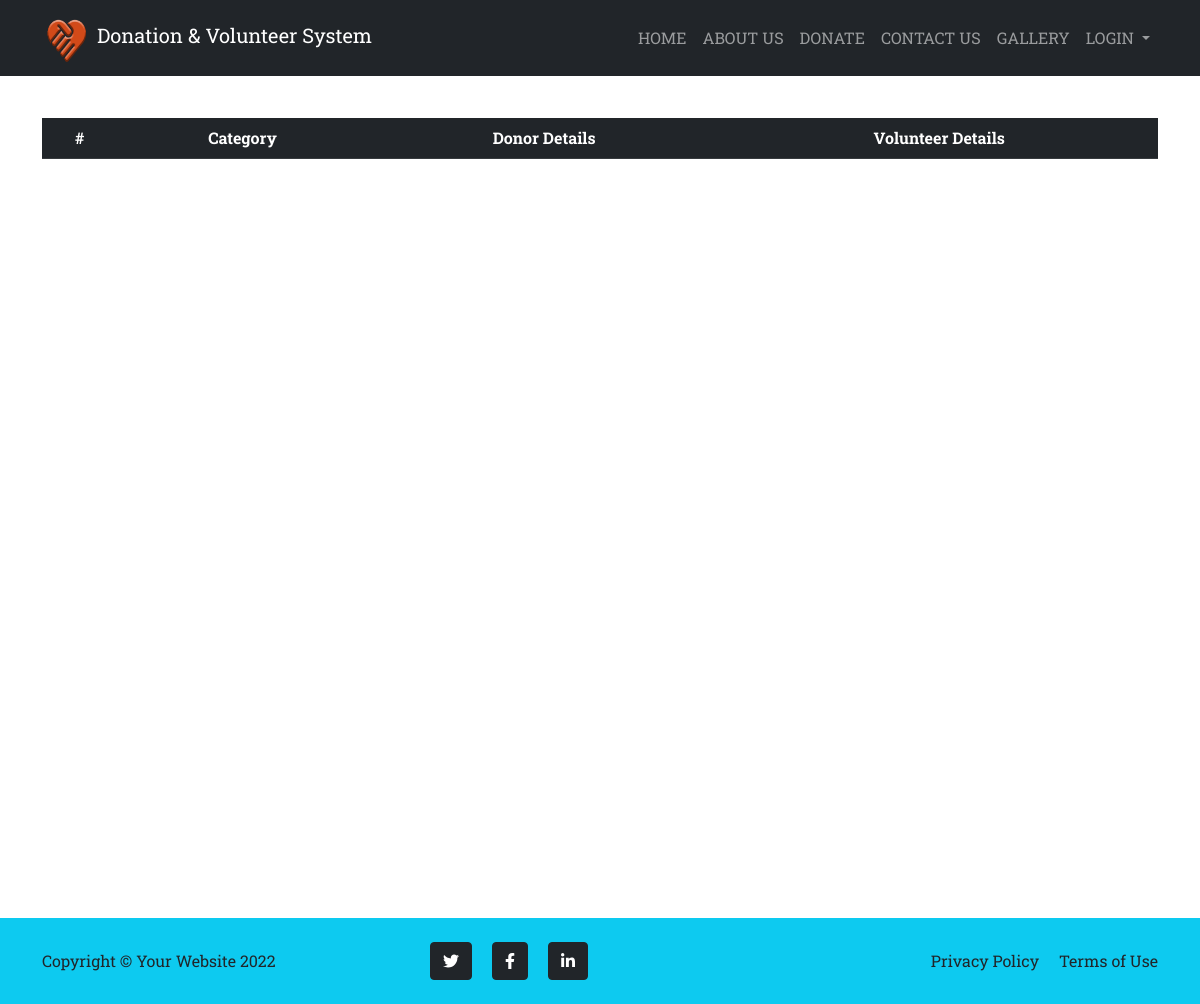
/gallery/, run on an earlier commit of the app's database.
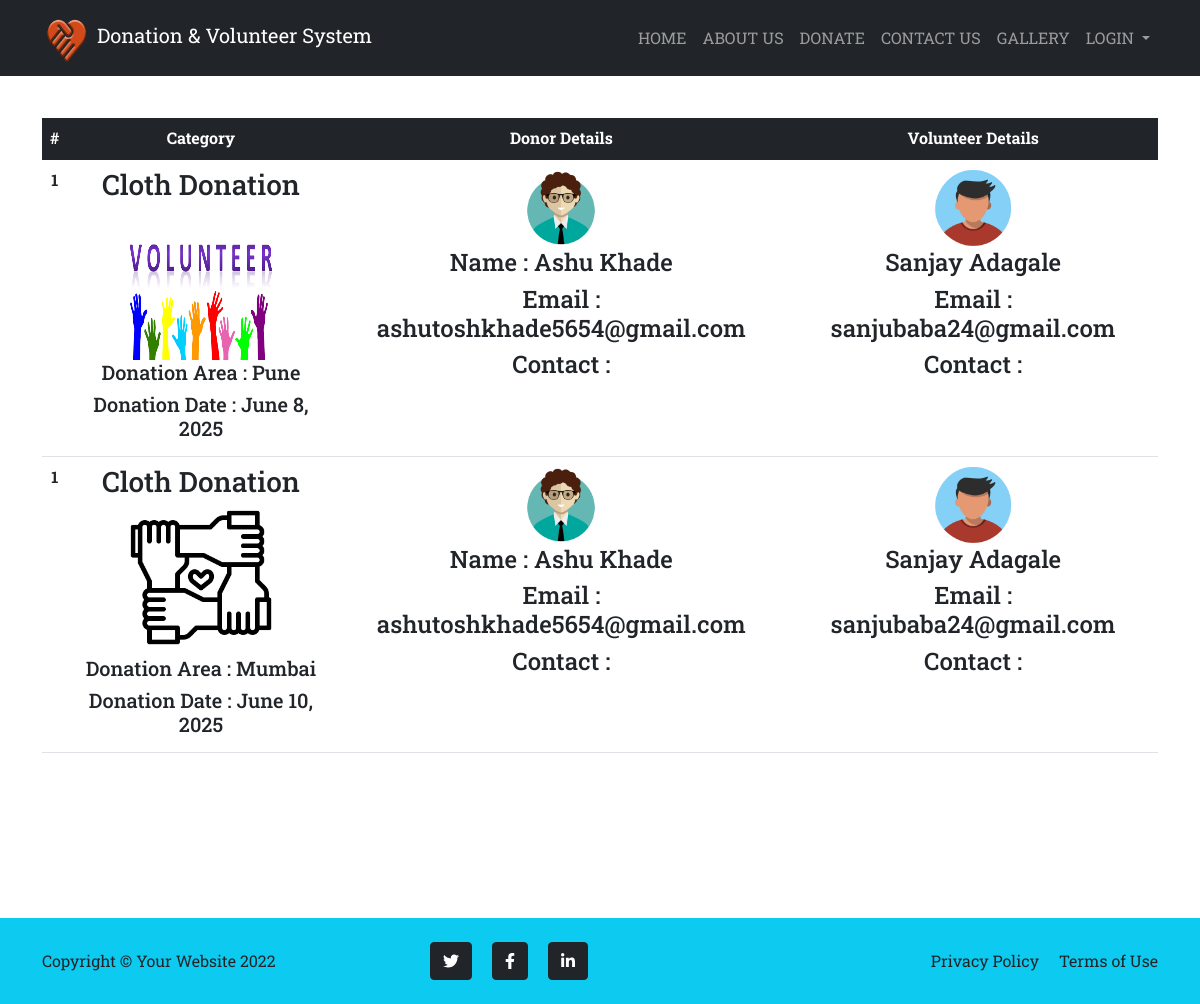
And on a later commit of the database.
### donation_volunteer_sys/models.py (models this page shows, shortened)
class Gallery(models.Model):
    donation = models.ForeignKey(Donation, on_delete=models.CASCADE)
    deliverypic = models.FileField(null=True)
    creationdate = models.DateTimeField(auto_now_add=True)

class Donation(models.Model):
    donor = models.ForeignKey(Donor, on_delete=models.CASCADE)
    donationname = models.CharField(choices=DONATION_CHOICES, max_length=200, null=True)
    donationpic = models.ImageField(upload_to='donation', null=True, blank=True)
    collectionloc = models.CharField(max_length=200, null=True)
    description = models.CharField(max_length=300, null=True)
    status = models.CharField(max_length=300, null=True)
    donationdate = models.DateField(null=True)
    adminremark = models.CharField(max_length=300, null=True)
    volunteer = models.ForeignKey(Volunteer, on_delete=models.CASCADE, null=True)
    donationarea = models.ForeignKey(DonationArea, on_delete=models.CASCADE, null=True)
    volunteerremark = models.CharField(max_length=300, null=True)
    updationdate = models.DateField(null=True)

class DonationArea(models.Model):
    areaname = models.CharField(max_length=200, null=True)
    description = models.CharField(max_length=230, null=True)
    creationdate = models.DateTimeField(auto_now_add=True)

class Donor(models.Model):
    user = models.ForeignKey(User, on_delete=models.CASCADE)
    contact = models.CharField(max_length=300, null=True)
    address = models.CharField(max_length=120, null=True)
    userpic = models.ImageField(upload_to='donor', null=True, blank=True)
    regdate = models.DateTimeField(auto_now_add=True)

class Volunteer(models.Model):
    user = models.ForeignKey(User, on_delete=models.CASCADE)
    contact = models.CharField(max_length=110, null=True)
    address = models.CharField(max_length=300, null=True)
    userpic = models.ImageField(upload_to='volunteer', null=True, blank=True)
    idpic = models.ImageField(upload_to='volunteer', null=True, blank=True)
    aboutme = models.CharField(max_length=300, null=True)
    status = models.CharField(max_length=120, null=True)
    regdate = models.DateTimeField(auto_now_add=True)
    adminremark = models.CharField(max_length=300, null=True)
    updationdate = models.DateField(null=True)

### donation_volunteer_sys/views.py (the view)
# urls.py: path("gallery/", views.gallery, name="gallery"),
def gallery(request):
    gallery=Gallery.objects.all()
    return render(request, "gallery.html",locals())

### donation_volunteer_sys/templates/gallery.html
{% extends 'base.html' %} {% load static %} {% block main %}
<div class="container mt-5 vh-100 table-responsive">
  <table id="mytable" class="table data">
    <thead class="table-dark">
      <tr class="text-center">
        <th scope="col">#</th>
        <th scope="col">Category</th>
        <th scope="col">Donor Details</th>
        <th scope="col">Volunteer Details</th>
      </tr>
    </thead>
    <tbody>
      {% for i in  gallery%}
      <tr class="text-center">
        <th>1</th>
        <td>
          <h3>Cloth Donation</h3>
          <img
            src="{{i.deliverypic.url}}"
            width="150"
            height="150"
          />
          <h5>Donation Area : {{i.donation.donationarea.areaname}}</h5>
          <h5>Donation Date : {{i.donation.donationdate}}</h5>
        </td>
        <td>
          <div>
            <img
              class="rounded-circle"
              src="{{i.donation.donor.userpic.url}}"
              width="80"
              height="80"
            />
          </div>
          <h4>Name : {{i.donation.donor.user.first_name}}  {{i.donation.donor.user.last_name}}</h4>
          <h4>Email :  {{i.donation.donor.user.email}}</h4>
          <h4>Contact :  {{i.donation.donor.conctact}}</h4>
        </td>
        <td>
          <div>
            <img
              class="rounded-circle"
              src="{{i.donation.volunteer.userpic.url}}"
              width="80"
              height="80"
            />
          </div>
          <h4>{{i.donation.volunteer.user.first_name}}  {{i.donation.volunteer.user.last_name}}</h4>
          <h4>Email :  {{i.donation.volunteer.user.email}}</h4>
          <h4>Contact :  {{i.donation.volunteer.conctact}}</h4>
        </td>
      </tr>
        {% endfor %}
    </tbody>
  </table>
</div>
{% endblock main %}

### donation_volunteer_sys/templates/base.html (shortened to what this page needs)
<!DOCTYPE html>
{% load static %}
<html lang="en">
  <head>
    <link rel="stylesheet" href="{% static 'css/bootstrap.css' %}" />
    <link
      rel="stylesheet"
      type="text/css"
      href="https://cdn.datatables.net/1.11.5/css/jquery.dataTables.css"
    />
    <link rel="stylesheet" href="{% static 'css/style.css' %}" />
  </head>
  <body id="page-top">
    <nav
      class="navbar navbar-expand-lg navbar-dark bg-dark fixed-top"
      id="mainNav"
    >
      <div class="container">
        <a class="navbar-brand" href="{% url 'index' %}"
          ><img
            src="{% static 'images/logo1.png' %}"
            width="50"
            height="50"
            alt="..."
          />
          Donation & Volunteer System
        </a>
        <div class="collapse navbar-collapse" id="navbarSupportedContent">
          <ul class="navbar-nav text-uppercase ms-auto py-4 py-lg-0">
            <li class="nav-item">
              <a class="nav-link" href="{% url 'index' %}">Home</a>
            </li>
            <li class="nav-item">
              <a class="nav-link" href="#about">About Us</a>
            </li>
            <li class="nav-item">
              <a class="nav-link" href="#dovo">Donate</a>
            </li>
            <li class="nav-item">
              <a class="nav-link" href="#contact">Contact Us</a>
            </li>
            <li class="nav-item">
              <a class="nav-link" href="{% url 'gallery' %}">Gallery</a>
            </li>
            <li class="nav-item dropdown">
              <a
                class="nav-link dropdown-toggle"
                href="#"
                id="navbarDropdown"
                role="button"
                data-bs-toggle="dropdown"
                aria-expanded="false"
              >
                Login
              </a>
            </li>
          </ul>
        </div>
      </div>
    </nav>
    {% block main %}
    {% endblock main %}
    {% include 'base-footer.html' %}
  </body>
</html>

### donation_volunteer_sys/templates/base-footer.html (shortened to what this page needs)
{% load static %}
<footer class="footer py-4 bg-info">
    <div class="container">
        <div class="row align-items-center">
            <div class="col-lg-4 text-lg-start">Copyright &copy; Your Website 2022</div>
            <div class="col-lg-4 my-3 my-lg-0">
                <a class="btn btn-dark btn-social mx-2" href="#!"><i class="fab fa-twitter"></i></a>
                <a class="btn btn-dark btn-social mx-2" href="#!"><i class="fab fa-facebook-f"></i></a>
                <a class="btn btn-dark btn-social mx-2" href="#!"><i class="fab fa-linkedin-in"></i></a>
            </div>
            <div class="col-lg-4 text-lg-end">
                <a class="link-dark text-decoration-none me-3" href="#!">Privacy Policy</a>
                <a class="link-dark text-decoration-none" href="#!">Terms of Use</a>
            </div>
        </div>
    </div>
</footer>
</body>
</html>

### donation_volunteer_sys/static/css/style.css (style rules this page uses)
body { padding-top: 70px; }

What changed in the data, as far as the page shows it:
added Gallery: deliverypic (picture), donation.donationarea.areaname "Pune", donation.donationdate "June 8, 2025", donation.donor.userpic (picture), donation.donor.user.first_name "Ashu", donation.donor.user.last_name "Khade", donation.donor.user.email "ashutoshkhade5654@gmail.com", donation.volunteer.userpic (picture), donation.volunteer.user.first_name "Sanjay", donation.volunteer.user.last_name "Adagale", donation.volunteer.user.email "sanjubaba24@gmail.com"
added Gallery: deliverypic (picture), donation.donationarea.areaname "Mumbai", donation.donationdate "June 10, 2025", donation.donor.userpic (picture), donation.donor.user.first_name "Ashu", donation.donor.user.last_name "Khade", donation.donor.user.email "ashutoshkhade5654@gmail.com", donation.volunteer.userpic (picture), donation.volunteer.user.first_name "Sanjay", donation.volunteer.user.last_name "Adagale", donation.volunteer.user.email "sanjubaba24@gmail.com"
